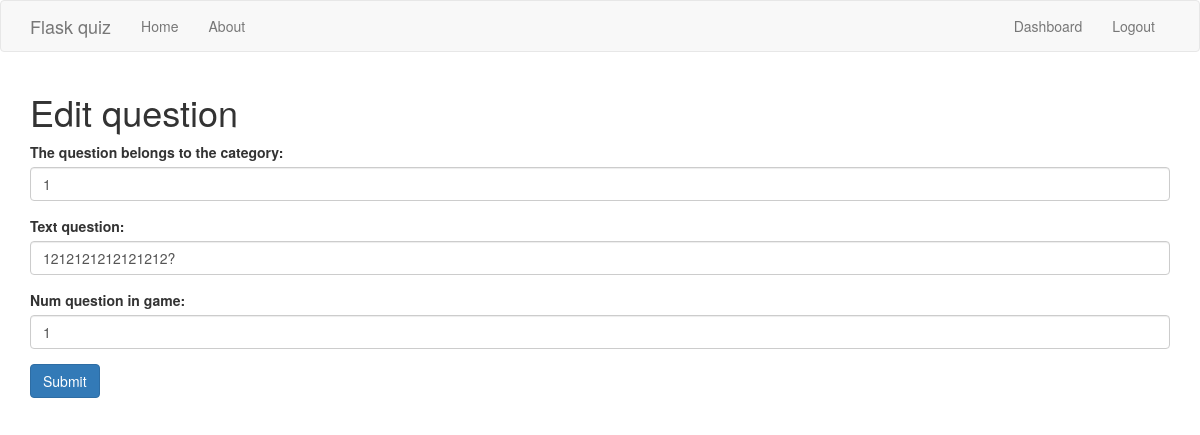
Page /question_edit/1 (signed in) on the earlier database version.
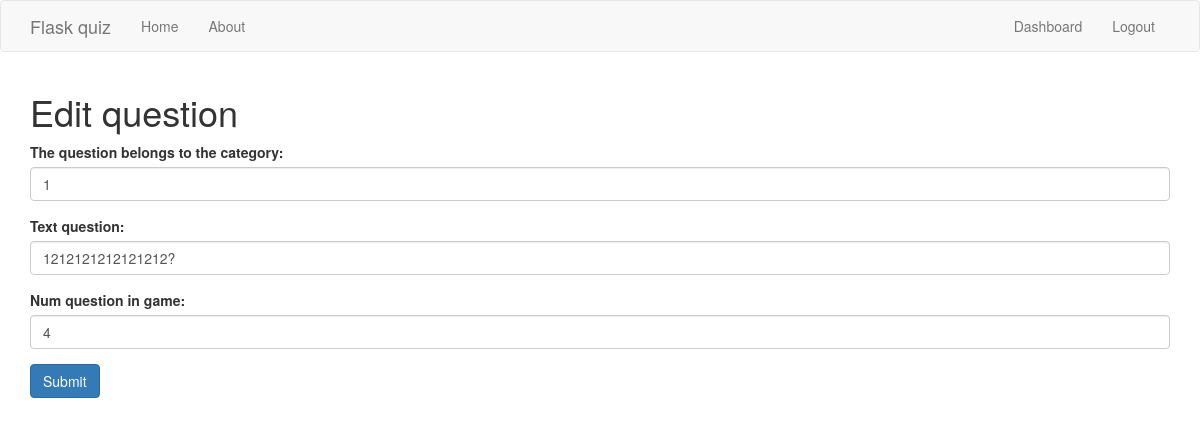
Same page on the later database version.
### app/models.py (models this page shows)
class Question(db.Model):
    id_question = db.Column(db.Integer, primary_key=True)
    id_category = db.Column(db.Integer, db.ForeignKey('category.id_category'))
    question_text = db.Column(db.String(256))
    num_question_in_game = db.Column(db.Integer)

### app/routes.py (the view, shortened to what this page needs)
@app.route('/question_edit/<string:id>', methods=['GET', 'POST'])
@is_logged_in
def question_edit(id):
    try:
        conn = sqlite3.connect("quiz.db")
    except Error as e:
        print(e)
    cur = conn.cursor()
    t = [id]
    result = cur.execute("SELECT * FROM question WHERE id_question = ?", t)
    question = cur.fetchone()
    cur.close()
    form = QuestionForm(request.form)
    form.id_category.data = question[1]
    form.question_text.data = question[2]
    form.num_question_in_game.data = question[3]
    return render_template('question_edit.html', form=form)

### app/forms.py
class QuestionForm(FlaskForm):
    id_category = QuerySelectField('The question belongs to the category:', query_factory=choice_query, get_label='name', allow_blank=False)
    question_text = StringField('Text question:',validators=[DataRequired()])
    num_question_in_game = StringField('Num question in game:', validators=[DataRequired()])

### app/routes.py (called while the page is built)
def is_logged_in(f):
    @wraps(f)
    def wrap(*args, **kwargs):
        if 'logged_in' in session:
            return f(*args, **kwargs)
        else:
            flash('Unauthorized, Please login', 'danger')
            return redirect(url_for('login'))
    return wrap

### app/templates/question_edit.html
{% extends 'layout.html' %}
{% block body %}
  <h1>Edit question</h1>
  {% from "includes/_formhelpers.html" import render_field %}
  <form method="POST" action="">
    <div class="form-group">
      {{ render_field(form.id_category, class_="form-control") }}
    </div>
    <div class="form-group">
      {{ render_field(form.question_text, class_="form-control") }}
    </div>
    <div class="form-group">
      {{ render_field(form.num_question_in_game, class_="form-control") }}
    </div>
    <p><input class="btn btn-primary" type="submit" value="Submit">
  </form>
{% endblock %}

### app/templates/includes/_formhelpers.html (shortened to what this page needs)
{% macro render_field(field) %}
  {{ field.label }}
  {{ field(**kwargs)|safe }}
{% endmacro %}

Differences in the rows shown:
changed Question: num_question_in_game "1" → "4"
